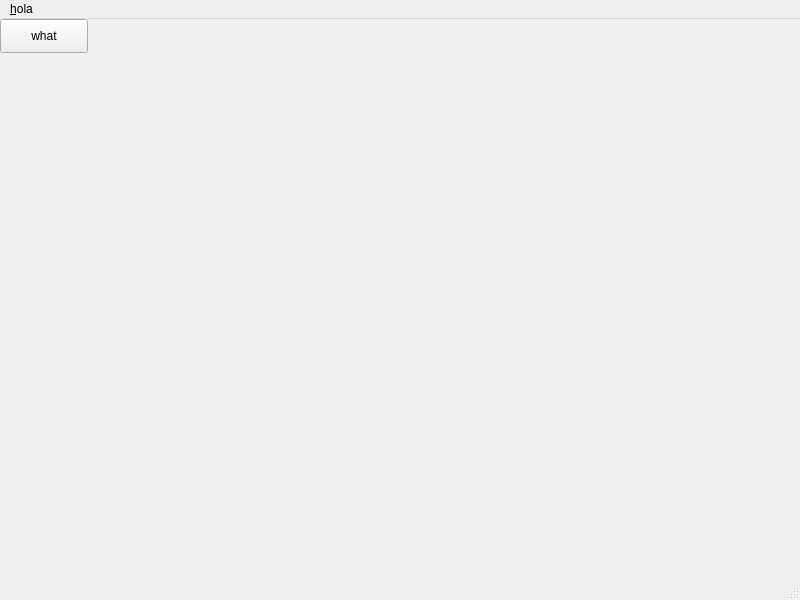
<?xml version="1.0" encoding="UTF-8"?>
<ui version="4.0">
 <class>MainWindow</class>
 <widget class="QMainWindow" name="MainWindow">
  <property name="geometry">
   <rect>
    <x>0</x>
    <y>0</y>
    <width>800</width>
    <height>600</height>
   </rect>
  </property>
  <property name="windowTitle">
   <string>MainWindow</string>
  </property>
  <widget class="QWidget" name="centralwidget">
   <widget class="QPushButton" name="pushButton">
    <property name="geometry">
     <rect>
      <x>0</x>
      <y>0</y>
      <width>88</width>
      <height>34</height>
     </rect>
    </property>
    <property name="text">
     <string>what</string>
    </property>
   </widget>
  </widget>
  <widget class="QMenuBar" name="menubar">
   <property name="geometry">
    <rect>
     <x>0</x>
     <y>0</y>
     <width>800</width>
     <height>30</height>
    </rect>
   </property>
   <widget class="QMenu" name="menuhola">
    <property name="title">
     <string>&amp;hola</string>
    </property>
    <addaction name="actionchau"/>
   </widget>
   <addaction name="menuhola"/>
  </widget>
  <widget class="QStatusBar" name="statusbar"/>
  <action name="actionchau">
   <property name="text">
    <string>chau!</string>
   </property>
  </action>
 </widget>
 <resources/>
 <connections/>
</ui>
